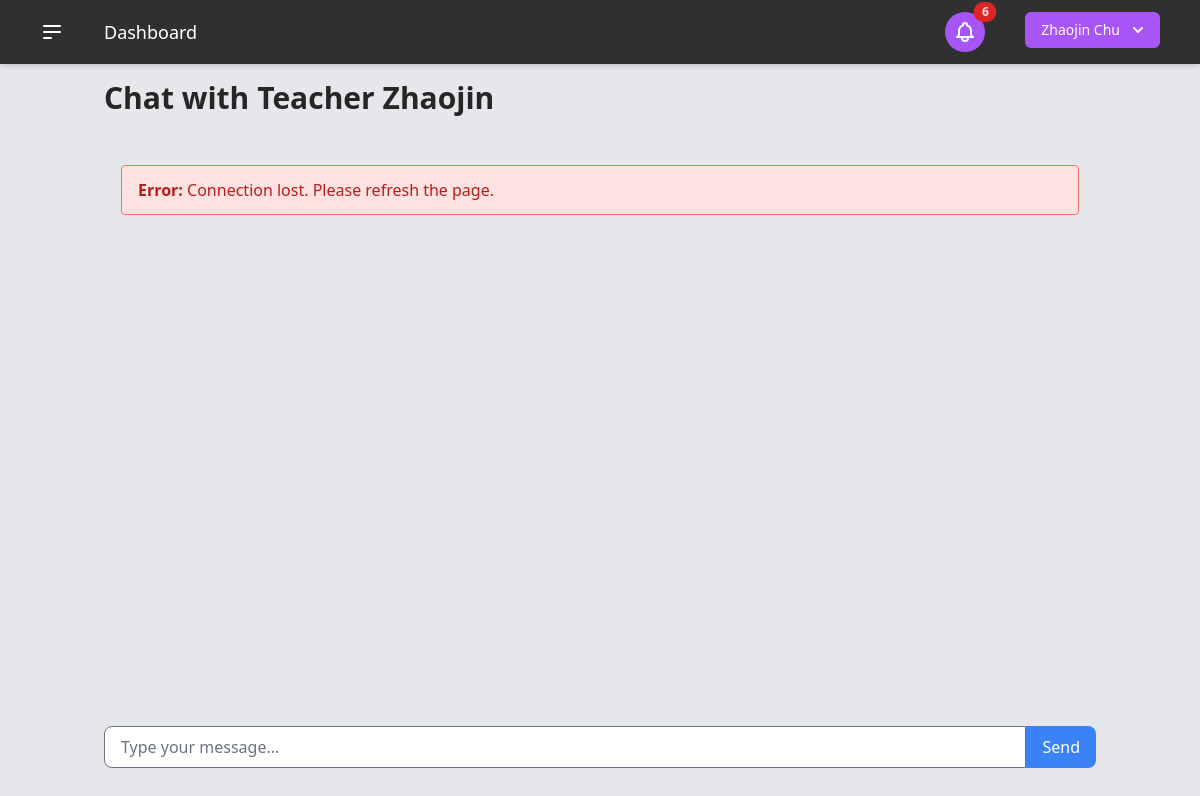
Screenshot of /messages/5/ (signed in) with the database file from the repository.
### users/models.py (models this page shows, shortened)
class User(AbstractBaseUser):
    USER_TYPE_CHOICES = (
        (1, "Student"),
        (2, "Teacher"),
    )
    user_type = models.PositiveSmallIntegerField(
        choices=USER_TYPE_CHOICES,
        default=1,
    )
    timezone = models.CharField(max_length=50, default="UTC")
    email = models.EmailField(
        "email address",
        max_length=255,
        unique=True,
        validators=[EmailValidator(message="Enter a valid email address.")],
    )
    first_name = models.CharField(
        "first name",
        max_length=150,
        validators=[
            RegexValidator(r"^[a-zA-Z\s]+$", "Enter a valid first name (letters only).")
        ],
    )
    last_name = models.CharField(
        "last name",
        max_length=150,
        validators=[
            RegexValidator(r"^[a-zA-Z\s]+$", "Enter a valid last name (letters only).")
        ],
    )
    password = models.CharField(
        "password",
        max_length=255,
        validators=[
            MinLengthValidator(8),
            RegexValidator(
                r"^(?=.*[a-z])(?=.*[A-Z])(?=.*\d)[A-Za-z\d]{8,}$",
                "Password must have at least 8 characters, including a number and a capital letter.",
            ),
        ],
    )
    contact_number = PhoneNumberField()
    date_of_birth = models.DateField("date of birth")
    two_factor_enabled = models.BooleanField(default=False)
    two_factor_code = models.CharField(max_length=6, blank=True, null=True)
    two_factor_code_expiry = models.DateTimeField(blank=True, null=True)
    password_reset_token = models.CharField(max_length=100, null=True, blank=True)
    password_reset_token_created_at = models.DateTimeField(null=True, blank=True)
    objects = UserManager()
    USERNAME_FIELD = "email"
    REQUIRED_FIELDS = ["__all__"]
    def get_full_name(self):
        return f"{self.first_name} {self.last_name}"

### communications/views.py (the view)
# urls.py: path("messages/<int:user_id>/", views.direct_message, name="direct_message"),
@login_required
def direct_message(request, user_id):
    other_user = User.objects.get(id=user_id)
    return render(
        request, "communications/direct_message.html", {"other_user": other_user}
    )

### templates/communications/direct_message.html (shortened to what this page needs)
{% extends "_dashboard.html" %}
{% block name %}Chat with {{ other_user.get_full_name }}{% endblock %}
{% block content %}
<div class="flex flex-col h-full">
    <div id="chat-messages" class="flex-1 overflow-y-auto border rounded-lg p-4 space-y-4">
    </div>
    <div class="flex pb-6 pt-2">
        <input type="text" id="chat-message-input" class="flex-grow border rounded-l-lg px-4 py-2 focus:outline-none focus:ring-2 focus:ring-blue-500" placeholder="Type your message...">
        <button id="chat-message-submit" class="bg-blue-500 text-white px-4 py-2 rounded-r-lg hover:bg-blue-600 focus:outline-none focus:ring-2 focus:ring-blue-500">Send</button>
    </div>
</div>
{% endblock %}

### templates/components/current_user.html (shortened to what this page needs)
{% load static %}
<div x-data="{ open: false }" class="relative inline-block text-left mr-4">
    <div>
        <button
            @click="open = !open"
            type="button"
            class="inline-flex justify-center w-full rounded-md shadow-sm px-4 py-2 bg-purple-500 text-sm font-medium text-white hover:bg-purple-600 ring-purple-800"
            id="options-menu"
            aria-haspopup="true"
            x-bind:aria-expanded="open"
        >
            {{ user.first_name }} {{ user.last_name }}
            <svg
                class="-mr-1 ml-2 h-5 w-5"
                xmlns="http://www.w3.org/2000/svg"
                viewBox="0 0 20 20"
                fill="currentColor"
                aria-hidden="true"
            >
                <path
                    fill-rule="evenodd"
                    d="M5.293 7.293a1 1 0 011.414 0L10 10.586l3.293-3.293a1 1 0 111.414 1.414l-4 4a1 1 0 01-1.414 0l-4-4a1 1 0 010-1.414z"
                    clip-rule="evenodd"
                />
            </svg>
        </button>
    </div>
</div>

### rows the page displays
User: first_name "Zhaojin", last_name "Chu"
User: get_full_name "Teacher Zhaojin"
